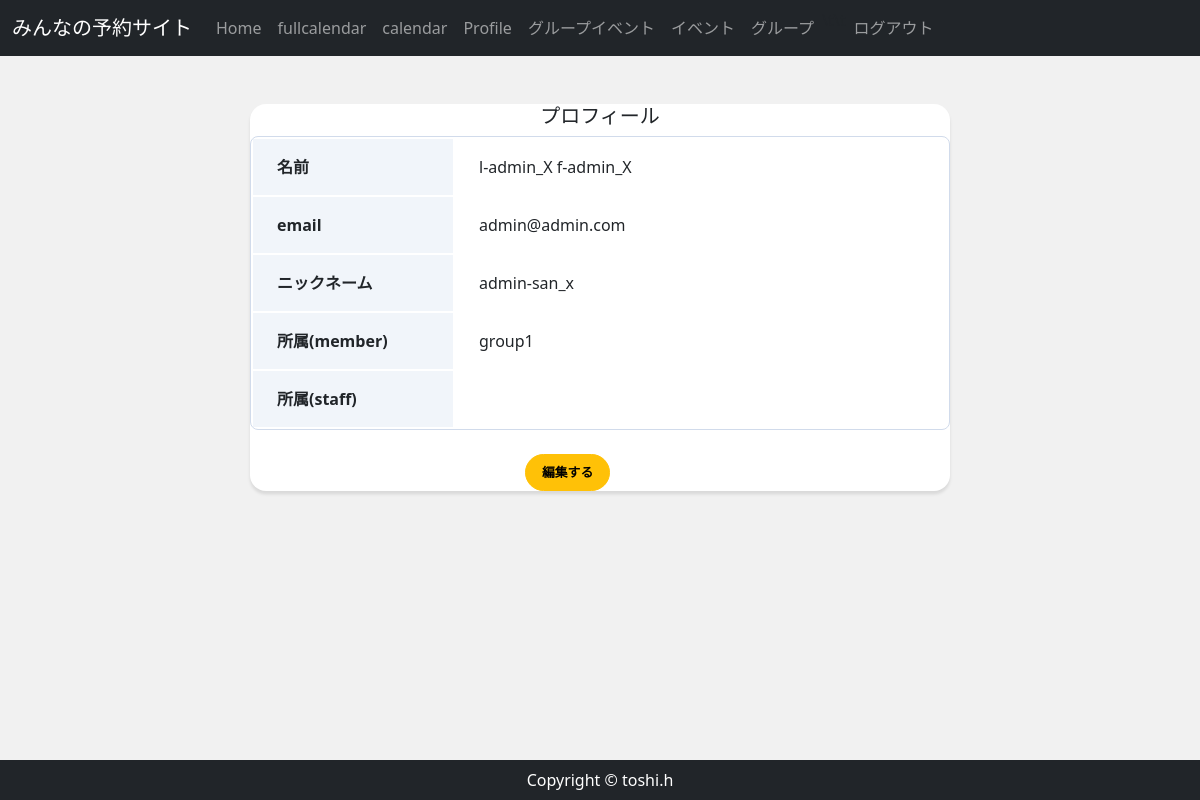
Before: /accounts/profile/2/ (signed in) with the older database file.
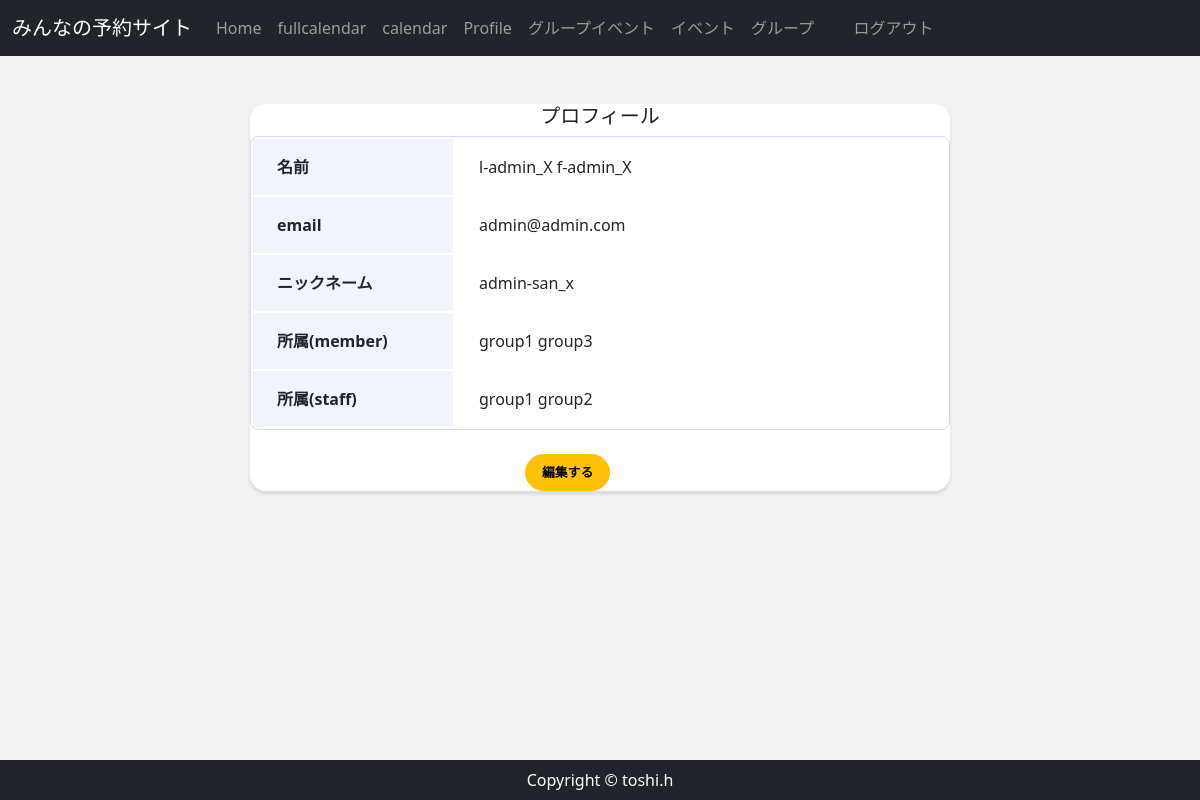
After: the same page with the newer database file.
### reservation/models.py (models this page shows)
class ApprovedMember(models.Model):
    member = models.ForeignKey(CustomUser,  on_delete=models.CASCADE)
    group = models.ForeignKey(Group,  on_delete=models.CASCADE)
    approved = models.BooleanField(default=False)
    class Meta:
        constraints = [
            models.UniqueConstraint(
                fields=["member", "group"],
                name = "approved_member_unique"
            ),
        ]

class Group(models.Model):
    group_name = models.CharField(max_length=150)
    group_detail = models.TextField()
    group_owner = models.ForeignKey(
        StaffUser,
        unique=False,
        db_index=True,
        related_name='staff_user',
        on_delete=models.CASCADE
    )
    def __str__(self):
        return self.group_name

class ApprovedStaff(models.Model):
    staff = models.ForeignKey(CustomUser,  on_delete=models.CASCADE)
    group = models.ForeignKey(Group,  on_delete=models.CASCADE)
    approved = models.BooleanField(default=False)
    class Meta:
        constraints = [
            models.UniqueConstraint(
                fields=["staff", "group"],
                name = "approved_staff_unique",
            ),
        ]

### accounts/views.py (the view)
# urls.py: path('profile/<int:pk>/', views.ProfileView.as_view(), name='profile'),
class ProfileView(OnlyYouMixin, DetailView):
    model = CustomUser
    template_name = 'account/profile.html'
    def get(self, request, *args, **kwargs):
        user_data = CustomUser.objects.get(email=self.request.user)
        group_data_m = ApprovedMember.objects.filter(member=user_data, approved=True)
        group_data_s = ApprovedStaff.objects.filter(staff=user_data, approved=True)
        return render(request, self.template_name,{
            'group_data_m':group_data_m,
            'group_data_s':group_data_s,
            'user_data':user_data,
        })

### accounts/models.py (called while the page is built)
    def __str__(self):
        return self.email

    @property
    def is_active(self):
        return self.active

### accounts/views.py (called while the page is built)
    def test_func(self):
        user = self.request.user
        return user.pk == self.kwargs['pk'] or user.is_superuser

### accounts/templates/account/profile.html (shortened to what this page needs)
{% extends 'reservation/base.html' %}
{% block content %}
    <div class="card card-profile my-5 mx-auto">
        <div class="carl-body">
            <h5 class="card-title text-center">プロフィール</h5>
            <table class="profile_table mb-4 ">
                <tbody>
                    <tr>
                        <th class="header">名前</th>
                        <td class="data">{{ user.first_name }} {{ user.last_name }} </td>
                    </tr>
                    <tr>
                        <th class="header">email</th>
                        <td class="data">{{ user.email }}</td>
                    </tr>
                    <tr>
                        <th class="header">ニックネーム</th>
                        <td class="data">{{ user.nickname }}</td>
                    </tr>
                        <th class="header">所属(member)</th>
                        <td class="data">
                        {% for group_m in group_data_m %}
                            {{ group_m.group }}
                        {% endfor %}
                        </td>
                    <tr>
                        <th class="header">所属(staff)</th>
                        <td class="data">
                        {% for group_s in group_data_s %}
                            {{ group_s.group }}
                        {% endfor %}
                        </td>
                    </tr>
                </tbody>
            </table>
            <div class="button mx-auto">
                <a href="{% url 'profile_form' user.pk %}" class="btn btn-lg btn-warning btn-block">編集する</a>
            </div>
        </div>
    </div>
{% endblock %}

Changed rows visible on the page:
added ApprovedMember: group "group3"
added ApprovedStaff: group "group1"
added ApprovedStaff: group "group2"
